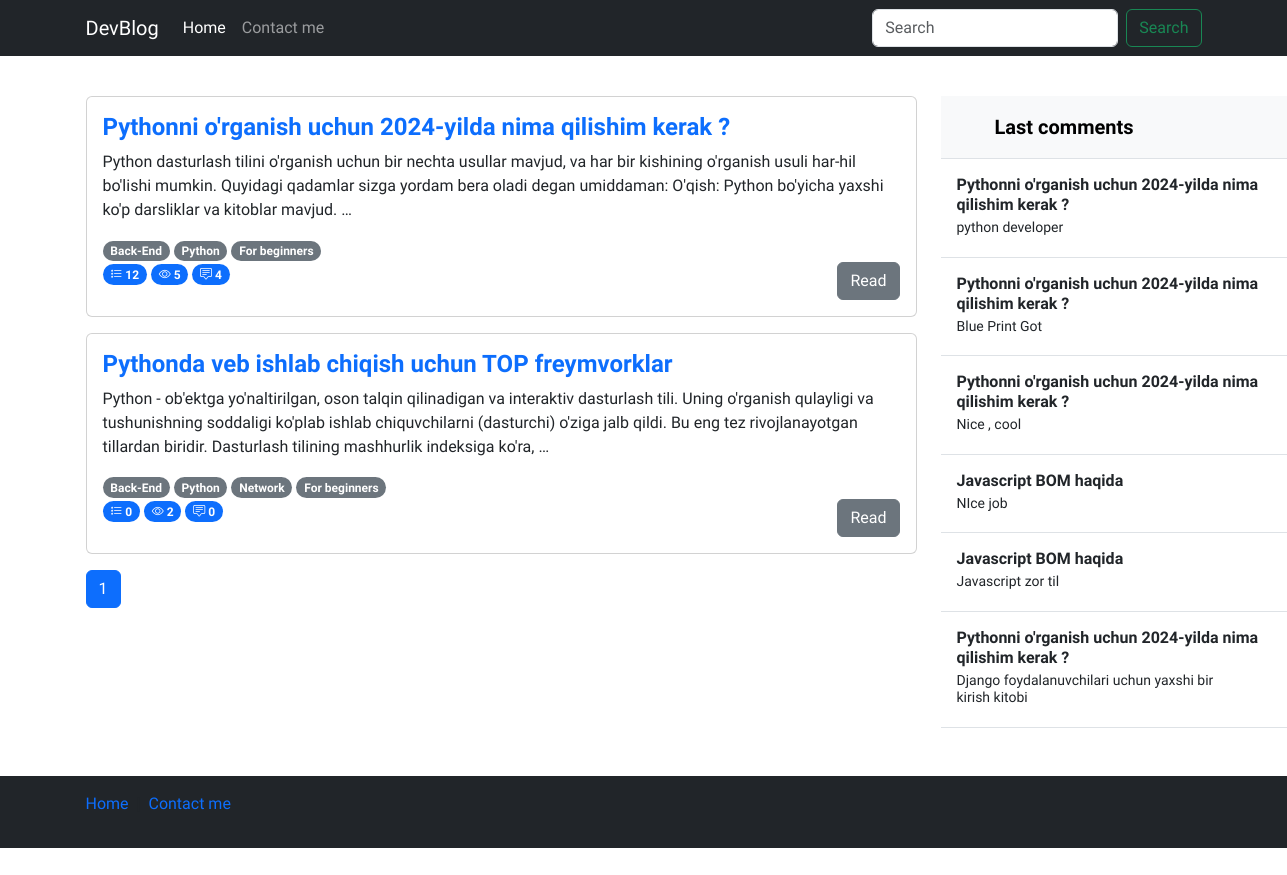
Page /python/posts on the committed database.
### blog/models.py (models this page shows, shortened)
class Post(models.Model):
    title = models.CharField(verbose_name="Post title",max_length=550)
    body = models.TextField(verbose_name="Post body")
    author = models.CharField(verbose_name="Post author",default="Admin",max_length=100)
    category = models.ForeignKey(Category, on_delete=models.PROTECT,related_name='posts')
    tag = models.ManyToManyField(Tag)
    views = models.PositiveIntegerField(default=0)
    publish_date = models.DateTimeField(verbose_name="Published time",auto_now_add=True)
    published = models.BooleanField(default=True)
    on_top = models.BooleanField(default=False)

class Tag(models.Model):
    name = models.CharField(verbose_name="Tag name",max_length=250)
    slug = models.SlugField(max_length=250, unique=True)

class Comment(models.Model):
    author = models.CharField(verbose_name="Comment author",max_length=100,blank=False)
    comment = models.TextField(verbose_name="Comment")
    post = models.ForeignKey(Post, on_delete=models.CASCADE, related_name='comments')

### blog/views.py (the view)
# urls.py: path("<category_slug>/posts", views.category_list, name='category_list'),
def category_list(request,category_slug):
    category = Category.objects.get(slug=category_slug)
    posts = Post.objects.filter(category=category)
    last_comments = Comment.objects.all().order_by("-id")[:10]
    paginator = Paginator(posts, 3)
    page_number = request.GET.get("page")
    page_obj = paginator.get_page(page_number)
    return render(request,"index.html",context={"page_obj":page_obj,"last_comments":last_comments} )

### templates/index.html (shortened to what this page needs)
{% load static %}
<!DOCTYPE html>
<html lang="en">
  <head>
    <link rel="stylesheet" href="{% static 'css/style.css' %}" />
    <link
      rel="stylesheet"
      href="https://cdn.jsdelivr.net/npm/bootstrap-icons@1.11.3/font/bootstrap-icons.min.css"
    />
    <link
      href="https://cdn.jsdelivr.net/npm/bootstrap@5.3.2/dist/css/bootstrap.min.css"
      rel="stylesheet"
    />
  </head>
  <body>
    <header>
      <nav class="navbar navbar-expand-md navbar-dark bg-dark mb-4">
        <div class="container">
          <a class="navbar-brand" href="/">DevBlog</a>
          <div class="collapse navbar-collapse" id="navbarCollapse">
            <ul class="navbar-nav me-auto mb-2 mb-md-0">
              <li class="nav-item">
                <a class="nav-link active" aria-current="page" href="#">Home</a>
              </li>
              <li class="nav-item">
                <a class="nav-link" href="#">Contact me</a>
              </li>
            </ul>
            <form
              class="d-flex"
              role="search"
              action="{% url 'blog:search' %}"
              method="get"
            >
              <input
                class="form-control me-2"
                name="query"
                type="search"
                placeholder="Search"
                aria-label="Search"
                control-id="ControlID-1"
              />
              <button
                class="btn btn-outline-success"
                type="submit"
                control-id="ControlID-2"
              >
                Search
              </button>
            </form>
          </div>
        </div>
      </nav>
    </header>
    <main>
      <section>
        <div class="container-md">
          <div class="row">
            <div class="col-sm-12 col-md-9">
              {% for post in page_obj %}
              <div class="card mb-3">
                <div class="card-body">
                  <div class="content">
                    <a
                      href="{% url 'blog:detail' post.id %}"
                      class="text-decoration-none"
                    >
                      <h4 class="card-title fw-bold">{{post.title}}</h4></a
                    >
                    <p class="card-text">{{post.body|truncatewords:'35'}}</p>
                    {% for tag in post.tag.all %}
                    <span class="badge rounded-pill text-bg-secondary"
                      >{{tag.name}}</span
                    >
                    {% endfor %}
                    <br />
                    <span class="badge bg-primary rounded-pill">
                      <i class="bi bi-list-stars"></i>
                      {{post.ratings.all.count}}
                    </span>
                    <span class="badge bg-primary rounded-pill">
                      <i class="bi bi-eye"></i>
                      {{post.views}}
                    </span>
                    <span class="badge bg-primary rounded-pill">
                      <i class="bi bi-chat-square-text"></i>
                      {{post.comments.all.count}}
                    </span>
                    <a
                      href="{% url 'blog:detail' post.id %}"
                      class="btn btn-secondary float-end"
                      >Read</a
                    >
                  </div>
                </div>
              </div>
              {% empty %}
              <h3>Posts not found !</h3>
              {% endfor %}
              <nav aria-label="...">
                <ul class="pagination">
                  {% for page in page_obj.paginator.page_range %}
                  <li class="page-item {% if page_obj.number == page %} active {% endif %}">
                    <a class="page-link" href="?page={{ page }}">{{ page }}</a>
                  </li>
                  {% endfor %}
                </ul>
              </nav>
            </div>
            <div class="col-sm-none col-md-3">
              <div
                class="d-flex flex-column align-items-stretch flex-shrink-0 bg-body-tertiary"
                style="width: 380px"
              >
                <a
                  href="/"
                  class="d-flex align-items-center flex-shrink-0 p-3 link-body-emphasis text-decoration-none border-bottom"
                >
                  <svg class="bi pe-none me-2" width="30" height="24">
                    <use xlink:href="#bootstrap"></use>
                  </svg>
                  <span class="fs-5 fw-semibold">Last comments</span>
                </a>
                <div
                  class="list-group list-group-flush border-bottom scrollarea"
                >
                  {% for comment in last_comments %}
                  <a
                    href="{% url 'blog:detail' comment.post.id %}"
                    class="list-group-item list-group-item-action py-3 lh-sm"
                  >
                    <div
                      class="d-flex w-100 align-items-center justify-content-between"
                    >
                      <strong class="mb-1">{{comment.post.title}}</strong>
                    </div>
                    <div class="col-10 mb-1 small">{{comment.comment}}</div>
                  </a>
                  {% endfor %}
                </div>
              </div>
            </div>
          </div>
        </div>
      </section>
    </main>
    <footer class="footer mt-auto text-white-50 bg-dark">
      <div class="container">
        <div class="row my-5">
          <div class="col-12">
            <nav
              style="--bs-breadcrumb-divider: '|'"
              aria-label="breadcrumb"
              class="py-3"
            >
              <ol class="breadcrumb">
                <li class="breadcrumb-item">
                  <a href="/" class="text-decoration-none">Home</a>
                </li>
                <li class="breadcrumb-item" aria-current="page">
                  <a href="#" class="text-decoration-none">Contact me</a>
                </li>
              </ol>
            </nav>
          </div>
        </div>
      </div>
    </footer>
  </body>
</html>

### staticfiles/css/style.css (style rules this page uses)
* { font-family: 'Onest', sans-serif !important; }

### rows in the picture
Post: title "Pythonni o'rganish uchun 2024-yilda nima qilishim kerak ?", body "Python dasturlash tilini o'rganish uchun bir nechta usullar mavjud, va har bir kishining o'rganish usuli har-hil bo'lishi mumkin. Quyidagi qadamlar sizga yordam bera oladi degan umiddaman: O'qish: Python bo'yicha yaxshi ko'p darsliklar va kitoblar mavjud. …", ratings.all.count "12", views "5", comments.all.count "4"
Tag: name "Back-End"
Tag: name "Python"
Tag: name "For beginners"
Post: title "Pythonda veb ishlab chiqish uchun TOP freymvorklar", body "Python - ob'ektga yo'naltirilgan, oson talqin qilinadigan va interaktiv dasturlash tili. Uning o'rganish qulayligi va tushunishning soddaligi ko'plab ishlab chiquvchilarni (dasturchi) o'ziga jalb qildi. Bu eng tez rivojlanayotgan tillardan biridir. Dasturlash tilining mashhurlik indeksiga ko'ra, …", ratings.all.count "0", views "2", comments.all.count "0"
Tag: name "Network"
Comment: post "Pythonni o'rganish uchun 2024-yilda nima qilishim kerak ?", comment "python developer"
Comment: post "Pythonni o'rganish uchun 2024-yilda nima qilishim kerak ?", comment "Blue Print Got"
Comment: post "Pythonni o'rganish uchun 2024-yilda nima qilishim kerak ?", comment "Nice , cool"
Comment: post "Javascript BOM haqida", comment "NIce job"
Comment: post "Javascript BOM haqida", comment "Javascript zor til"
Comment: post "Pythonni o'rganish uchun 2024-yilda nima qilishim kerak ?", comment "Django foydalanuvchilari uchun yaxshi bir kirish kitobi"

### other values in the picture
{{ page }} "1"
